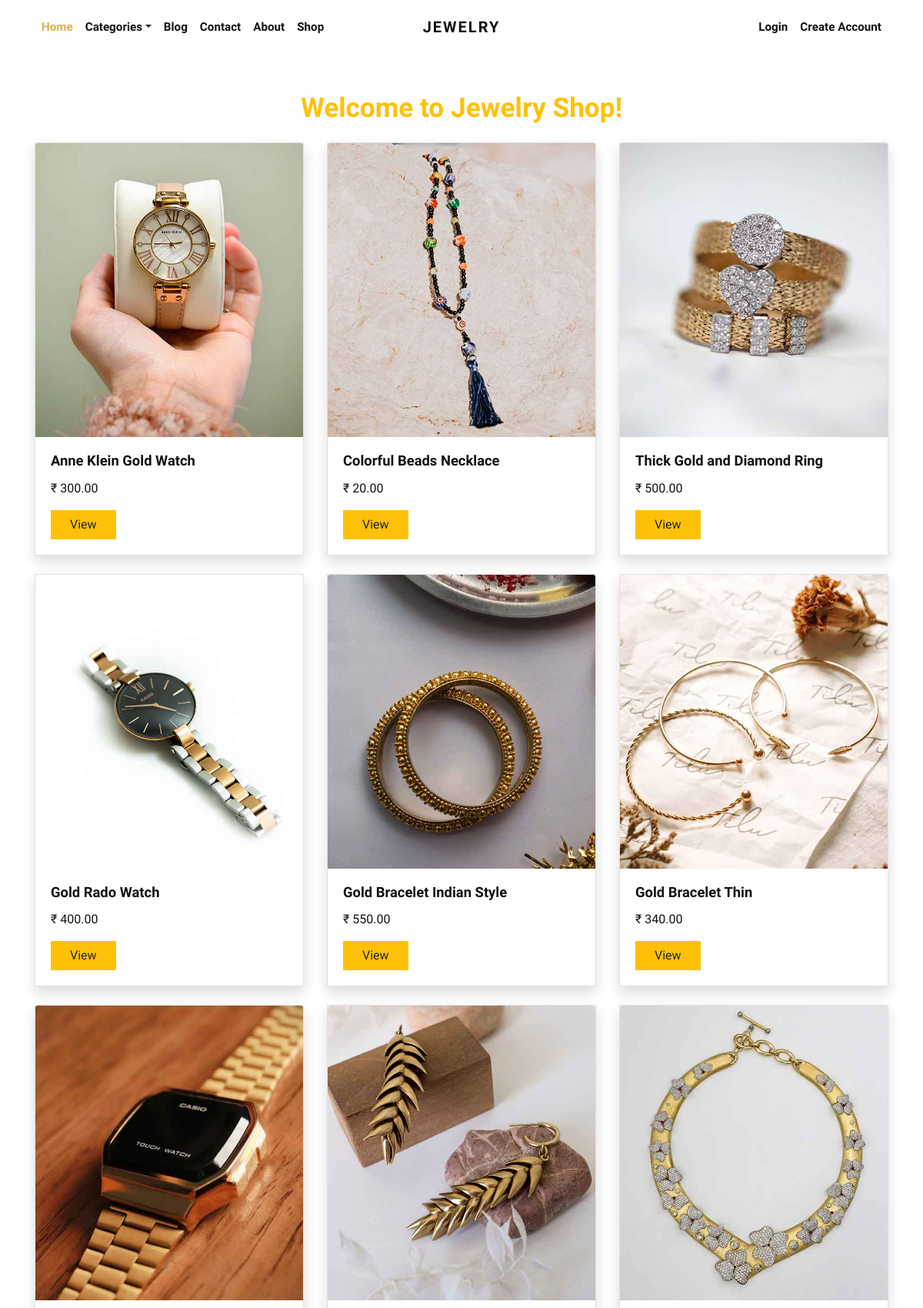
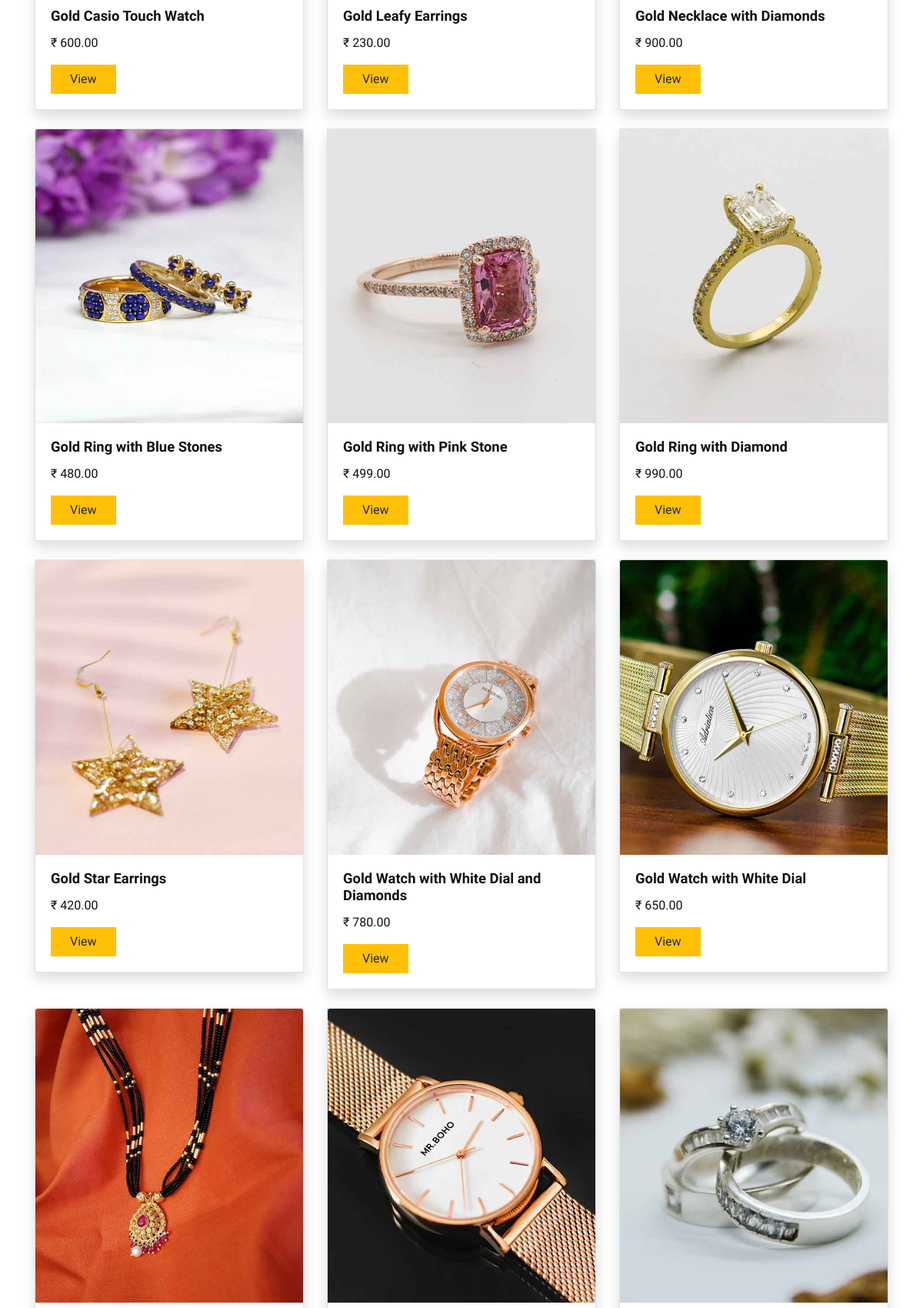
The page / (upper part) on the database its author committed (2 pictures, top to bottom).
### store/models.py (models this page shows, shortened)
class Product(models.Model):
    title = models.CharField(max_length=255)
    slug = models.SlugField(unique=True)
    description = models.TextField()
    price = models.DecimalField(max_digits=10, decimal_places=2)
    product_image = models.ImageField(upload_to='products/')  # renamed for consistency
    is_active = models.BooleanField(default=True)
    is_featured = models.BooleanField(default=False)
    created_at = models.DateTimeField(default=timezone.now)   # ➡️ added created_at
    updated_at = models.DateTimeField(auto_now=True)
    category = models.ForeignKey(Category, on_delete=models.CASCADE, related_name='products')

### store/views.py (the view)
# urls.py: path('', views.home, name='home'),
def home(request):
    products = Product.objects.all()
    return render(request, 'store/home.html', {'products': products})

### store/context_preprocessors.py (called while the page is built)
def store_menu(request):
    categories = Category.objects.filter(is_active=True)
    context = {
        'categories_menu': categories,
    }
    return context

def cart_menu(request):
    if request.user.is_authenticated:
        cart_items= Cart.objects.filter(user=request.user)
        context = {
            'cart_items': cart_items,
        }
    else:
        context = {}
    return context

### templates/store/home.html
{% extends 'base.html' %}
{% block content %}
<div class="container mt-5">
    <h1 class="text-center text-warning mb-4">Welcome to Jewelry Shop!</h1>
    <div class="row">
        {% for product in products %}
        <div class="col-md-4 mb-4">
            <div class="card shadow">
                {% if product.product_image %}
                    <img src="{{ product.product_image.url }}" class="card-img-top" alt="{{ product.title }}">
                {% else %}
                    <img src="/static/images/no-image.png" class="card-img-top" alt="No Image Available">
                {% endif %}
                <div class="card-body">
                    <h5 class="card-title">{{ product.title }}</h5>
                    <p class="card-text">₹ {{ product.price }}</p>
                    <a href="{% url 'store:product-detail' product.slug %}" class="btn btn-warning">View</a>
                </div>
            </div>
        </div>
        {% endfor %}
    </div>
</div>
{% endblock %}

### templates/base.html (shortened to what this page needs)
{% load static %}
<!DOCTYPE html>
<html>
  <head>
    <link rel="stylesheet" href="https://cdnjs.cloudflare.com/ajax/libs/font-awesome/6.0.0-beta3/css/all.min.css">
    <link rel="stylesheet" href="{% static 'vendor/bootstrap/css/bootstrap.min.css' %}">
    <link rel="stylesheet" href="{% static 'vendor/lightbox2/css/lightbox.min.css' %}">
    <link rel="stylesheet" href="{% static 'vendor/nouislider/nouislider.min.css' %}">
    <link rel="stylesheet" href="{% static 'vendor/bootstrap-select/css/bootstrap-select.min.css' %}">
    <link rel="stylesheet" href="{% static 'vendor/owl.carousel2/assets/owl.carousel.min.css' %}">
    <link rel="stylesheet" href="{% static 'vendor/owl.carousel2/assets/owl.theme.default.css' %}">
    <link rel="stylesheet" href="{% static 'css/style.default.css' %}" id="theme-stylesheet">
    <link rel="stylesheet" href="{% static 'css/custom.css' %}">
  </head>
  <body>
    <div class="page-holder">
      {% include 'navbar.html' %}
      {% block content %}
      {% endblock content %}
      {% include 'scripts.html' %}

### templates/navbar.html (shortened to what this page needs)
{% load static %}
<header class="header bg-white">
  <div class="container px-0 px-lg-3">
    <nav class="navbar navbar-expand-lg navbar-light py-3 px-lg-0">
      <a class="navbar-brand" href="{% url 'store:home' %}">
        <span class="font-weight-bold text-uppercase text-dark">Jewelry</span>
      </a>
      <div class="collapse navbar-collapse" id="navbarSupportedContent">
        <ul class="navbar-nav mr-auto">
          <li class="nav-item">
            <a class="nav-link active" href="{% url 'store:home' %}">Home</a>
          </li>
          <li class="nav-item dropdown">
            <a class="nav-link dropdown-toggle" id="pagesDropdown" href="#" data-toggle="dropdown"
              aria-haspopup="true" aria-expanded="false">Categories</a>
          </li>
          <li class="nav-item">
            <a class="nav-link" href="{% url 'store:blog-list' %}">Blog</a>
          </li>
          <li class="nav-item">
            <a class="nav-link" href="{% url 'store:contact' %}">Contact</a>
          </li>
          <li class="nav-item">
            <a class="nav-link" href="{% url 'store:about' %}">About</a>
          </li>
          <li class="nav-item">
            <a class="nav-link" href="{% url 'store:shop' %}">Shop</a>
          </li>
        </ul>
        <ul class="navbar-nav ml-auto">
          {% if request.user.is_authenticated %}
            <li class="nav-item">
              <a class="nav-link" href="{% url 'store:cart' %}">
                <i class="fas fa-dolly-flatbed mr-1 text-gray"></i>Cart
                <small class="text-gray">({{ cart_items.count }})</small>
              </a>
            </li>
            <li class="nav-item">
              <a class="nav-link" href="#">
                <i class="far fa-heart mr-1"></i>
                <small class="text-gray">(0)</small>
              </a>
            </li>
            <li class="nav-item dropdown">
              <a class="nav-link dropdown-toggle" id="pagesDropdown" href="#" data-toggle="dropdown"
                aria-haspopup="true" aria-expanded="false">
                <i class="fas fa-user-alt mr-1 text-gray"></i>My Account
              </a>
              <div class="dropdown-menu mt-3" aria-labelledby="pagesDropdown">
                <a class="dropdown-item border-0 transition-link" href="{% url 'store:profile' %}">Profile</a>
                <a class="dropdown-item border-0 transition-link" href="{% url 'store:cart' %}">Cart</a>
                <a class="dropdown-item border-0 transition-link" href="{% url 'store:orders' %}">Orders</a>
                <a class="dropdown-item border-0 transition-link" href="{% url 'store:password_change' %}">Change Password</a>
                <hr>
                <form action="{% url 'store:logout' %}" method="post" style="display:inline;">
                  {% csrf_token %}
                  <button type="submit" class="dropdown-item border-0 transition-link">Log Out</button>
                </form>
              </div>
            </li>
          {% else %}
            <li class="nav-item">
              <a class="nav-link" href="{% url 'store:login' %}">Login</a>
            </li>
            <li class="nav-item">
              <a class="nav-link" href="{% url 'store:register' %}">Create Account</a>
            </li>
          {% endif %}
        </ul>
      </div>
    </nav>
  </div>
</header>

### templates/scripts.html (shortened to what this page needs)
{% load static %}
      <link rel="stylesheet" href="https://use.fontawesome.com/releases/v5.7.1/css/all.css">
    </div>
  </body>
</html>

### jewelryshop/static/css/style.default.css (style rules this page uses)
.navbar { position: relative; }
@media (min-width: 992px) { .navbar-brand { position: absolute; top: 50%; left: 50%; -webkit-transform: translate(-50%, -50%); transform: translate(-50%, -50%); } }
.text-uppercase { text-transform: uppercase; letter-spacing: 0.1em; }
.navbar { padding: 0.5rem 1rem; }
.navbar-brand { display: inline-block; padding-top: 0.3125rem; padding-bottom: 0.3125rem; margin-right: 1rem; font-size: 1.25rem; }
.navbar-light .navbar-brand { color: #dcb14a; }
.navbar-light .navbar-nav .nav-link { color: rgba(17, 17, 17, 0.99); font-weight: 800; font-size: 0.95rem; transition: all 0.3s; }
.navbar-light .navbar-nav .show > .nav-link, .navbar-light .navbar-nav .active > .nav-link, .navbar-light .navbar-nav .nav-link.show, .navbar-light .navbar-nav .nav-link.active { color: #dcb14a; }
.btn { font-weight: 400; border: 1px solid transparent; font-family: inherit; padding: 0.375rem 1.5rem; font-size: 1rem; line-height: 1.5; border-radius: 0; transition: color 0.15s ease-in-out, background-color 0.15s ease-in-out, border-color 0.15s ease-in-out, box-shadow 0.15s ease-in-out; }
.btn-warning { color: #212529; background-color: #ffc107; border-color: #ffc107; }
body { font-family: "Libre Franklin", sans-serif; font-size: 1rem; font-weight: 400; line-height: 1.5; color: #111111; background-color: #fff; }
a { color: #dcb14a; text-decoration: none; }
h1, h2, h3, h4, h5, h6, .h1, .h2, .h3, .h4, .h5, .h6 { margin-bottom: 0.5rem; font-family: inherit; font-weight: 900; line-height: 1.2; color: inherit; }
h1, .h1 { font-size: 2.2rem; }
h5, .h5 { font-size: 1.15rem; }
.text-warning { color: #ffc107 !important; }
.text-dark { color: #111111 !important; }
.shadow { box-shadow: 0 0.5rem 1rem rgba(17, 17, 17, 0.15) !important; }
.nav-link { padding: 0.5rem 1rem; }
.card { background-color: #fff; border: 1px solid rgba(17, 17, 17, 0.125); border-radius: 0; }
.card-body { padding: 1.25rem; }
.card-title { margin-bottom: 0.75rem; }
.card-img-top { border-top-left-radius: calc(0 - 1px); border-top-right-radius: calc(0 - 1px); }

### rows shown on the page
Product: product_image (picture), title "Anne Klein Gold Watch", price "300.00"
Product: product_image (picture), title "Colorful Beads Necklace", price "20.00"
Product: product_image (picture), title "Thick Gold and Diamond Ring", price "500.00"
Product: product_image (picture), title "Gold Rado Watch", price "400.00"
Product: product_image (picture), title "Gold Bracelet Indian Style", price "550.00"
Product: product_image (picture), title "Gold Bracelet Thin", price "340.00"
Product: product_image (picture), title "Gold Casio Touch Watch", price "600.00"
Product: product_image (picture), title "Gold Leafy Earrings", price "230.00"
Product: product_image (picture), title "Gold Necklace with Diamonds", price "900.00"
Product: product_image (picture), title "Gold Ring with Blue Stones", price "480.00"
Product: product_image (picture), title "Gold Ring with Pink Stone", price "499.00"
Product: product_image (picture), title "Gold Ring with Diamond", price "990.00"
Product: product_image (picture), title "Gold Star Earrings", price "420.00"
Product: product_image (picture), title "Gold Watch with White Dial and Diamonds", price "780.00"
Product: product_image (picture), title "Gold Watch with White Dial", price "650.00"
Product: product_image (picture)
Product: product_image (picture)
Product: product_image (picture)
